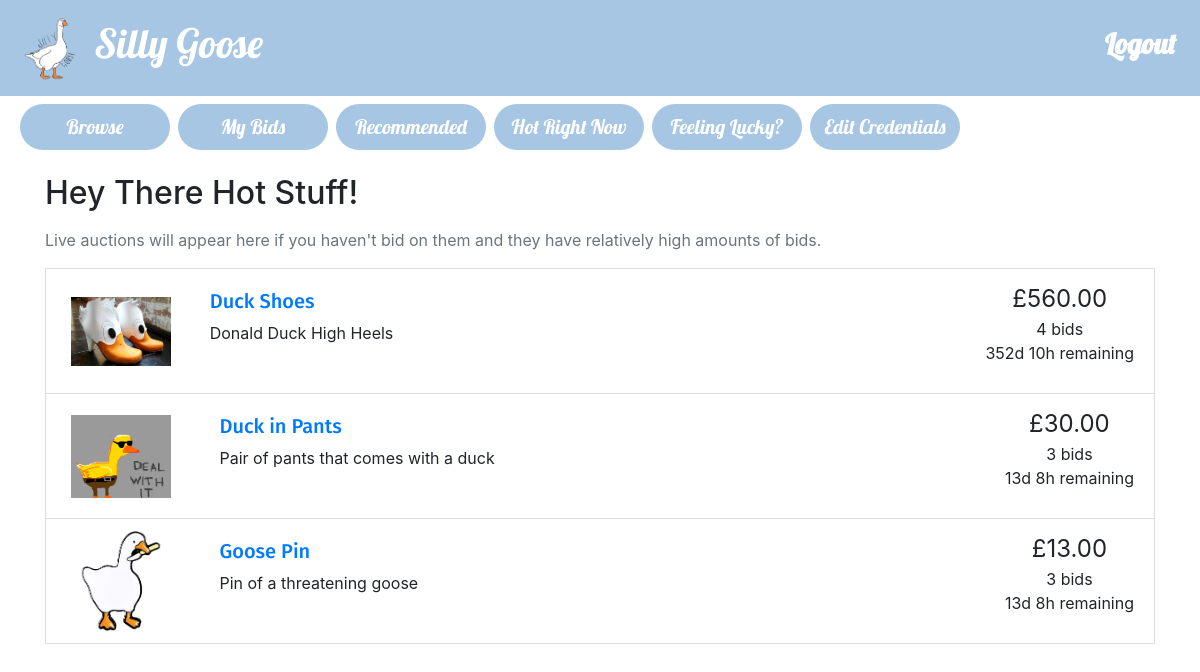
/hotStuff.php (signed in), run on the app's committed database.
### tables this page shows
CREATE TABLE auctions (
  auctionID INT AUTO_INCREMENT PRIMARY KEY,
  sellerEmail VARCHAR(50),
  title VARCHAR(50),
  description VARCHAR(200),
  categoryName VARCHAR(50),
  reservePrice FLOAT(10,2),
  endDate DATETIME,
  startPrice FLOAT(10,2),
  picture VARCHAR(30)
);

### utilities.php (the view, shortened to what this page needs)
<?php
function display_time_remaining($interval) {
    if ($interval->days == 0 && $interval->h == 0) {
      $time_remaining = $interval->format('%im %Ss');
    }
    else if ($interval->days == 0) {
      $time_remaining = $interval->format('%hh %im');
    }
    else {
      $time_remaining = $interval->format('%ad %hh');
    }
  return $time_remaining;
}
function print_listing_li($item_id, $title, $desc, $price, $num_bids, $end_time, $image)
{
  if (strlen($desc) > 250) {
    $desc_shortened = substr($desc, 0, 250) . '...';
  }
  else {
    $desc_shortened = $desc;
  }
  if ($num_bids == 1) {
    $bid = ' bid';
  }
  else {
    $bid = ' bids';
  }
  $now = new DateTime();
  if ($now > $end_time) {
    $time_remaining = 'This auction has ended';
  }
  else {
    $time_to_end = date_diff($now, $end_time);
    $time_remaining = display_time_remaining($time_to_end) . ' remaining';
  }
  echo('
  <li class="list-group-item d-flex justify-content-between">
  <div style="width:100px;height:100px;white-space:nowrap;text-align:center">
  <span style="display: inline-block;height: 100%;vertical-align: middle"></span>
  <img class="cropped" alt="" src="images/'.$image.'" style="max-width:100px;max-height:100px;overflow:hidden;vertical-align:middle">
  </div>
  <div class="p-2 mr-5" style="max-width:700px;width:100%"><h5><a href="listing.php?item_id=' . $item_id . '">' . $title . '</a></h5>' . $desc_shortened . '</div>
  <div class="text-center text-nowrap"><span style="font-size: 1.5em">£' . number_format($price, 2) . '</span><br/>' . $num_bids . $bid . '<br/>' . $time_remaining . '</div>
  </li>'
  );
}
function query($query) {
  $connection = mysqli_connect($dbhost,$dbuser,$dbpass,$dbname);
  $result = mysqli_query($connection,$query);
  return $result;
}
?>

### hotStuff.php (shortened to what this page needs)
<?php
include_once("header.php");
include_once("utilities.php");
?>
<div class="container">
<h2 class="my-3">Hey There Hot Stuff!</h2>
<p class="text-muted"> Live auctions will appear here if you haven't bid on them and they have relatively high amounts of bids. </p>
<?php
$email = $_SESSION["username"];
$sql = "SELECT a.auctionID, a.title, a.description, a.endDate, a.startPrice, a.picture, n.popularity
FROM
-- Table with all auctions that currently have bids, which the buyer has not bidded on, and haven't expired (a)
(SELECT * FROM auctions WHERE auctionID IN (SELECT auctionID FROM bids WHERE buyerEmail <> '$email') AND auctionID NOT IN
(SELECT auctionID from bids WHERE buyerEmail = \"$email\") AND endDate > CURRENT_TIME()) a
LEFT JOIN
-- Table with the number of bids for each auction (n)
(SELECT auctionID, COUNT(auctionID) AS 'popularity' FROM bids GROUP BY auctionID) n
ON a.auctionID = n.auctionID
-- Take the top 3 most popular
ORDER BY popularity DESC LIMIT 3";
$hot = query($sql);
while ($row = $hot->fetch_assoc()) {
  $item_id = $row['auctionID'];
  $title = $row['title'];
  $desc = $row['description'];
  $startPrice = $row['startPrice'];
  $end_time = new DateTime($row['endDate']);
  $image = $row['picture'];
  $_ = query("SELECT COALESCE(COUNT(auctionID),0) as 'num_bids',
  COALESCE(MAX(bidValue),$startPrice) as 'current_price'
  FROM bids WHERE auctionID = $item_id GROUP BY auctionID");
  $row = $_->fetch_assoc();
  $num_bids = $row['num_bids'];
  $current_price = $row['current_price'];
  print_listing_li($item_id, $title, $desc, $current_price, $num_bids, $end_time, $image);
  }
?>

### header.php (style rules this page uses)
a { font-family: 'Fira Sans', sans-serif; }

### data on the page
auctions: picture (picture), title "Duck Shoes", description "Donald Duck High Heels", price "560.00", num_bids "4", bid "bids", time_remaining "352d 10h remaining"
auctions: picture (picture), title "Duck in Pants", description "Pair of pants that comes with a duck", price "30.00", num_bids "3", bid "bids", time_remaining "13d 8h remaining"
auctions: picture (picture), title "Goose Pin", description "Pin of a threatening goose", price "13.00", num_bids "3", bid "bids", time_remaining "13d 8h remaining"
